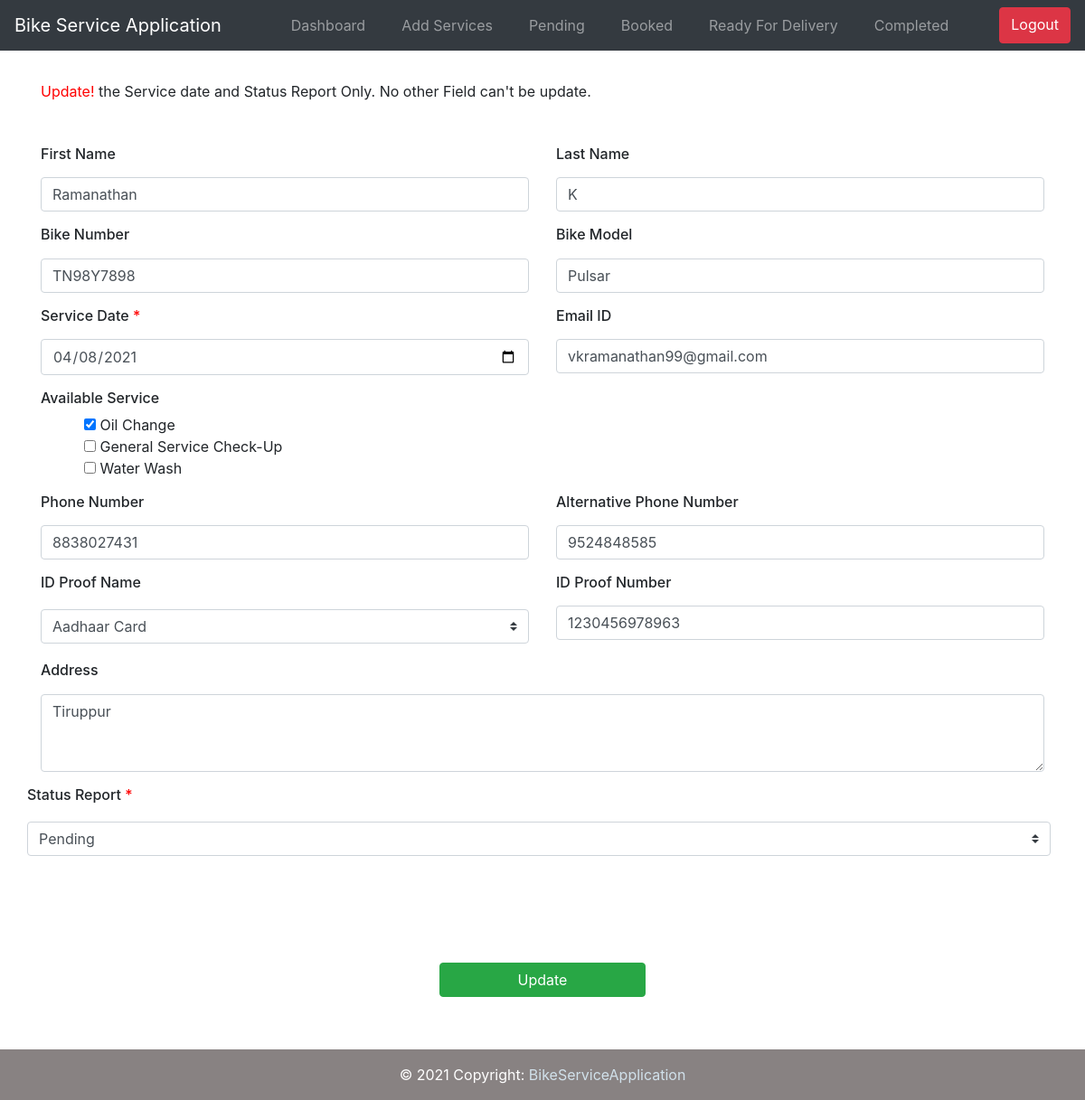
/admin/update.php?id=39 (signed in), run on the app's committed database.
### tables this page shows
CREATE TABLE `customer_service` (
  `id` int(11) NOT NULL,
  `serviceid` varchar(11) NOT NULL,
  `firstname` varchar(30) NOT NULL,
  `lastname` varchar(10) NOT NULL,
  `bikenumber` varchar(10) NOT NULL,
  `bikemodal` varchar(20) NOT NULL,
  `servicedate` varchar(10) NOT NULL,
  `email` varchar(35) NOT NULL,
  `avail_service` varchar(50) NOT NULL,
  `phoneno` bigint(13) NOT NULL,
  `altphoneno` bigint(13) NOT NULL,
  `idname` varchar(20) NOT NULL,
  `idnumber` varchar(20) NOT NULL,
  `address` mediumtext NOT NULL,
  `statusreport` varchar(20) NOT NULL,
  `created_at` timestamp NOT NULL DEFAULT current_timestamp(),
  `updated_at` timestamp NOT NULL DEFAULT current_timestamp()
);

CREATE TABLE `add_service` (
  `id` int(11) NOT NULL,
  `services` varchar(30) NOT NULL
);

### admin/update.php (the view, shortened to what this page needs)
<!DOCTYPE html>
<html lang="en">
<?php
include ('partials/head.php');
include ('partials/header.php');
$id = $_GET['id'];
$sql = "SELECT * FROM customer_service WHERE id='$id'";
$result = $connect -> query($sql);
while($row=$result->fetch_assoc()){
    $firstname = $row['firstname'];
    $lastname = $row['lastname'];
    $bikemodal = $row['bikemodal'];
    $bikenumber = $row['bikenumber'];
    $servicedate = $row['servicedate'];
    $email = $row['email'];
    $service = $row['avail_service'];
    $service1 = explode(',', $service);
    $phone = $row['phoneno'];
    $altphone = $row['altphoneno'];
    $idname = $row['idname'];
    $idnumber = $row['idnumber'];
    $address = $row['address'];
    $status = $row['statusreport'];
}
?>
<body>
    <div class="container">
        <div class="row">
            <div class="col-12">
            <form action='handler/updatehandler.php' method="POST" autocomplete="off">
            <marquee style="margin-top:3%"><span style="color:red">Update!</span> the Service date and Status Report Only. No other Field can't be update. </marquee>
                    <div class="row mt-5">
                        <div class="col">
                            <h6><label for="inputFirstName">First Name</label></h6>
                            <input type="text" class="form-control inputFirstName" id="inputFirstName" name="firstname" value="<?php echo $firstname;?>">
                        </div>
                        <div class="col">
                            <h6><label for="inputLastName">Last Name</label></h6>
                            <input  type="text" class="form-control inputLastName" id="inputLastName" name="lastname" value="<?php echo $lastname;?>">
                        </div>
                    </div>
                    <div class="row mt-3">
                        <div class="col">
                            <h6><label for="inputLicense">Bike Number</label></h6>
                            <input  type="text" class="form-control inputLicense" id="inputLicense" name="bikenumber" value="<?php echo $bikenumber;?>">
                        </div>
                        <div class="col">
                            <h6><label for="inputBikeModal">Bike Model</label></h6>
                            <input  type="text" class="form-control inputBikeModal" id="inputBikeModal" name="bikemodal" value="<?php echo $bikemodal;?>" >
                        </div>
                    </div>
                    <div class="row mt-3">
                        <div class="col">
                            <h6><label for="inputStartDate">Service Date<span style="color:red"> *</span></label></h6>
                            <input  type="date" class="form-control inputStartDate" id="inputStartDate" name="servicedate" value="<?php echo $servicedate;?>">
                        </div>
                        <div class="col">
                            <h6><label for="inputEmailId">Email ID</label></h6>
                            <input  type="email" name="email" class="form-control inputEmailId" id="inputEmailId" value="<?php echo $email ?>" />
                        </div>
                    </div>
                    <div class="row mt-3">
                        <div class="col">
                            <h6>Available Service</h6>
                            <?php
                            $sql = "SELECT * FROM add_service";
                            $result = $connect -> query($sql);
                            while($row=$result->fetch_assoc()){?>
                            <input  type="checkbox" class="ml-5" name="service[]" value="<?php echo $row['services'];?>
                            "<?php
                             if(in_array($row['services'],$service1)){
                                echo 'checked';
                            }
                            ?>> <?php echo $row['services'];?><br>
                            <?php } ?>
                        </div>
                    </div>
                    <div class="row mt-3">
                        <div class="col">
                            <h6><label for="inputPhoneNo">Phone Number</label></h6>
                            <input  type="text" class="form-control inputPhoneNo" id="inputPhoneNo" name="phoneno" value="<?php echo $phone;?>" >
                        </div>
                        <div class="col">
                            <h6><label for="inputAltPhoneNo">Alternative Phone Number</label></h6>
                            <input  type="text" name="altphoneno" class="form-control inputAltPhoneNo" id="inputAltPhoneNo" value="<?php echo $altphone; ?>" />
                        </div>
                    </div>
                    <div class="row mt-3">
                        <div class="col">
                            <h6><label for="inputIdname">ID Proof Name</label></h6>
                            <select  class="custom-select my-1 mr-sm-2" name="inputidname" id="inputIdname" value="<?php echo $idname;?>">
                                <option value="Aadhaar Card"<?php if( $idname == "Aadhaar Card"){?>selected = "selected"<?php } ?>>Aadhaar Card</option>
                            </select>
                        </div>
                        <div class="col">
                            <h6><label for="inputIdNumber">ID Proof Number</label></h6>
                            <input  type="text" name="idnumber" class="form-control inputIdNumber" id="inputIdNumber" value="<?php echo $idnumber;?>" />
                        </div>
                    </div>
                    <div class="row mt-3">
                        <div class="col">
                            <h6><label for="inputAddress">Address</label></h6>
                            <textarea   class="form-control inputAddress" name="formAddress" id="inputaddress" rows="3" value=""><?php echo $address;?></textarea>
                        </div>
                    </div>
                    <div class="row mt-3">
                        <h6><label for="statusreport">Status Report<span style="color:red"> *</span></label></h6>
                        <select  class="custom-select my-1 mr-sm-2" name="statusreport" id="statusreport">
                                <option value="Pending"<?php if( $status == "Pending"){?>selected = "selected"<?php } ?> >Pending</option>
                        </select>
                        <input type="submit" name="submit" class="btn btn-success" value="Update" style="width: 20%;margin:10% 40%">
                    </div>
                </form>
            </div>
        </div>
    </div>
    <?php
    include ('partials/footer.php');
    ?>
</body>
</html>

### css/style.css (style rules this page uses)
* { margin: 0; padding: 0; }
body, html { height: 100%; }

### data on the page
customer_service: firstname "Ramanathan", lastname "K", bikenumber "TN98Y7898", bikemodal "Pulsar", servicedate "04/08/2021", email "vkramanathan99@gmail.com", avail_service "☑", phoneno "8838027431", altphoneno "9524848585", inputidname "Aadhaar Card", idnumber "1230456978963", formAddress "Tiruppur", statusreport "Pending"
add_service: services "Oil Change"
add_service: services "General Service Check-Up"
add_service: services "Water Wash"
